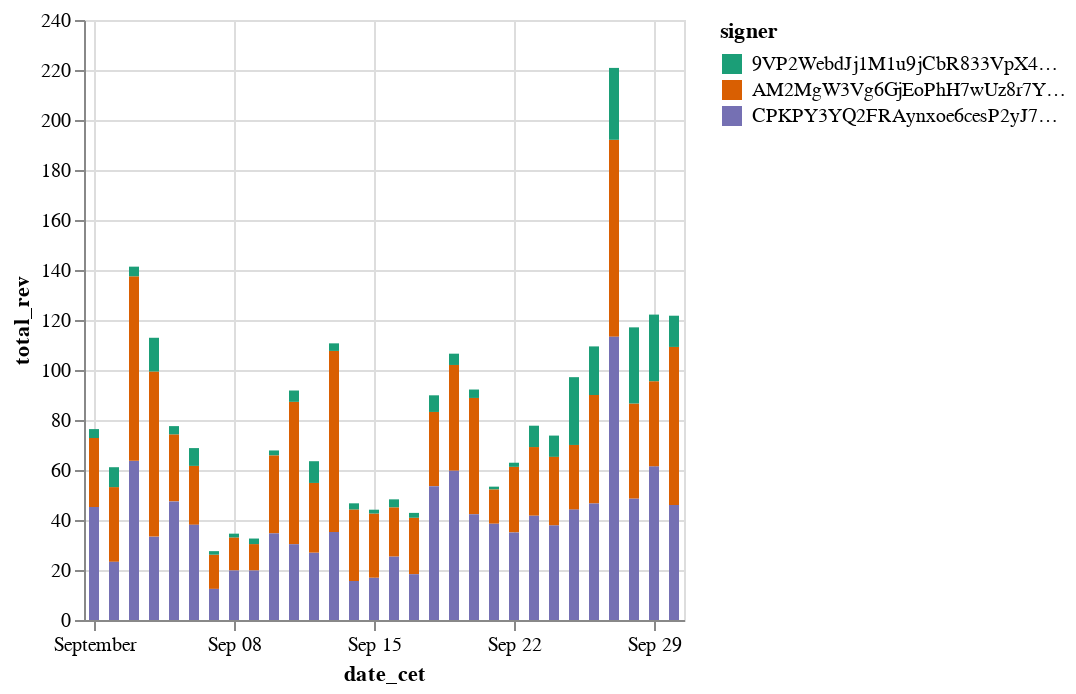

Notebook code for this chart:
### Code cell
(
    alt.Chart(
        chart_data_3jmz_signer
    ).mark_bar().encode(
        x="date_cet",
        y="total_rev",
        color=alt.Color("signer:N").scale(scheme='dark2')
    )
)

### Figure 1 — Vega-Lite specification as saved in the notebook (floating-point values rounded to 4 significant figures)
{"config": {"view": {"continuousWidth": 300, "continuousHeight": 300}}, "data": {"name": "data-a81e7422cdb075aab524354807fb3018"}, "mark": {"type": "bar"}, "encoding": {"color": {"field": "signer", "scale": {"scheme": "dark2"}, "type": "nominal"}, "x": {"field": "date_cet", "type": "temporal"}, "y": {"field": "total_rev", "type": "quantitative"}}, "$schema": "https://vega.github.io/schema/vega-lite/v5.20.1.json", "datasets": {"data-a81e7422cdb075aab524354807fb3018": [{"signer": "AM2MgW3Vg6GjEoPhH7wUz8r7YAewstxu7SRQ6B6qkpsg", "date_cet": "2024-09-27T00:00:00", "total_rev": 78.81, "total_tips": 0.0, "count_in_bundles": 0, "no_txns": 544}, {"signer": "AM2MgW3Vg6GjEoPhH7wUz8r7YAewstxu7SRQ6B6qkpsg", "date_cet": "2024-09-07T00:00:00", "total_rev": 13.69, "total_tips": 0.0, "count_in_bundles": 0, "no_txns": 281}, {"signer": "CPKPY3YQ2FRAynxoe6cesP2yJ7G8pMwwRqFrsXHCJuAw", "date_cet": "2024-09-12T00:00:00", "total_rev": 26.97, "total_tips": 0.0, "count_in_bundles": 0, "no_txns": 367}, {"signer": "9VP2WebdJj1M1u9jCbR833VpX4AUvtsUPLr6doRJE6eb", "date_cet": "2024-09-26T00:00:00", "total_rev": 19.48, "total_tips": 11.9, "count_in_bundles": 374, "no_txns": 375}, {"signer": "AM2MgW3Vg6GjEoPhH7wUz8r7YAewstxu7SRQ6B6qkpsg", "date_cet": "2024-09-11T00:00:00", "total_rev": 56.95, "total_tips": 0.0, "count_in_bundles": 0, "no_txns": 383}, {"signer": "9VP2WebdJj1M1u9jCbR833VpX4AUvtsUPLr6doRJE6eb", "date_cet": "2024-09-21T00:00:00", "total_rev": 1.152, "total_tips": 0.7043, "count_in_bundles": 37, "no_txns": 37}, {"signer": "CPKPY3YQ2FRAynxoe6cesP2yJ7G8pMwwRqFrsXHCJuAw", "date_cet": "2024-09-27T00:00:00", "total_rev": 113.3, "total_tips": 0.0, "count_in_bundles": 0, "no_txns": 428}, {"signer": "AM2MgW3Vg6GjEoPhH7wUz8r7YAewstxu7SRQ6B6qkpsg", "date_cet": "2024-09-19T00:00:00", "total_rev": 42.3, "total_tips": 0.0, "count_in_bundles": 0, "no_txns": 527}, {"signer": "CPKPY3YQ2FRAynxoe6cesP2yJ7G8pMwwRqFrsXHCJuAw", "date_cet": "2024-09-07T00:00:00", "total_rev": 12.44, "total_tips": 0.0, "count_in_bundles": 0, "no_txns": 286}, {"signer": "AM2MgW3Vg6GjEoPhH7wUz8r7YAewstxu7SRQ6B6qkpsg", "date_cet": "2024-09-05T00:00:00", "total_rev": 26.83, "total_tips": 0.0, "count_in_bundles": 0, "no_txns": 342}, {"signer": "AM2MgW3Vg6GjEoPhH7wUz8r7YAewstxu7SRQ6B6qkpsg", "date_cet": "2024-09-30T00:00:00", "total_rev": 63.22, "total_tips": 0.0, "count_in_bundles": 0, "no_txns": 405}, {"signer": "9VP2WebdJj1M1u9jCbR833VpX4AUvtsUPLr6doRJE6eb", "date_cet": "2024-09-14T00:00:00", "total_rev": 2.539, "total_tips": 1.552, "count_in_bundles": 42, "no_txns": 42}, {"signer": "CPKPY3YQ2FRAynxoe6cesP2yJ7G8pMwwRqFrsXHCJuAw", "date_cet": "2024-09-25T00:00:00", "total_rev": 44.26, "total_tips": 0.0, "count_in_bundles": 0, "no_txns": 462}, {"signer": "AM2MgW3Vg6GjEoPhH7wUz8r7YAewstxu7SRQ6B6qkpsg", "date_cet": "2024-09-22T00:00:00", "total_rev": 26.23, "total_tips": 0.0, "count_in_bundles": 0, "no_txns": 286}, {"signer": "AM2MgW3Vg6GjEoPhH7wUz8r7YAewstxu7SRQ6B6qkpsg", "date_cet": "2024-09-25T00:00:00", "total_rev": 25.75, "total_tips": 0.0, "count_in_bundles": 0, "no_txns": 355}, {"signer": "AM2MgW3Vg6GjEoPhH7wUz8r7YAewstxu7SRQ6B6qkpsg", "date_cet": "2024-09-09T00:00:00", "total_rev": 10.57, "total_tips": 0.0, "count_in_bundles": 0, "no_txns": 286}, {"signer": "9VP2WebdJj1M1u9jCbR833VpX4AUvtsUPLr6doRJE6eb", "date_cet": "2024-09-25T00:00:00", "total_rev": 27.12, "total_tips": 16.57, "count_in_bundles": 163, "no_txns": 164}, {"signer": "CPKPY3YQ2FRAynxoe6cesP2yJ7G8pMwwRqFrsXHCJuAw", "date_cet": "2024-09-03T00:00:00", "total_rev": 63.75, "total_tips": 0.0, "count_in_bundles": 0, "no_txns": 513}, {"signer": "CPKPY3YQ2FRAynxoe6cesP2yJ7G8pMwwRqFrsXHCJuAw", "date_cet": "2024-09-29T00:00:00", "total_rev": 61.52, "total_tips": 0.0, "count_in_bundles": 0, "no_txns": 408}, {"signer": "CPKPY3YQ2FRAynxoe6cesP2yJ7G8pMwwRqFrsXHCJuAw", "date_cet": "2024-09-13T00:00:00", "total_rev": 35.24, "total_tips": 0.0, "count_in_bundles": 0, "no_txns": 411}, {"signer": "CPKPY3YQ2FRAynxoe6cesP2yJ7G8pMwwRqFrsXHCJuAw", "date_cet": "2024-09-11T00:00:00", "total_rev": 30.32, "total_tips": 0.0, "count_in_bundles": 0, "no_txns": 400}, {"signer": "CPKPY3YQ2FRAynxoe6cesP2yJ7G8pMwwRqFrsXHCJuAw", "date_cet": "2024-09-23T00:00:00", "total_rev": 41.78, "total_tips": 0.0, "count_in_bundles": 0, "no_txns": 442}, {"signer": "CPKPY3YQ2FRAynxoe6cesP2yJ7G8pMwwRqFrsXHCJuAw", "date_cet": "2024-09-01T00:00:00", "total_rev": 45.19, "total_tips": 0.0, "count_in_bundles": 0, "no_txns": 479}, {"signer": "AM2MgW3Vg6GjEoPhH7wUz8r7YAewstxu7SRQ6B6qkpsg", "date_cet": "2024-09-17T00:00:00", "total_rev": 22.58, "total_tips": 0.0, "count_in_bundles": 0, "no_txns": 259}, {"signer": "AM2MgW3Vg6GjEoPhH7wUz8r7YAewstxu7SRQ6B6qkpsg", "date_cet": "2024-09-26T00:00:00", "total_rev": 43.35, "total_tips": 0.0, "count_in_bundles": 0, "no_txns": 384}, {"signer": "AM2MgW3Vg6GjEoPhH7wUz8r7YAewstxu7SRQ6B6qkpsg", "date_cet": "2024-09-01T00:00:00", "total_rev": 27.6, "total_tips": 0.0, "count_in_bundles": 0, "no_txns": 488}, {"signer": "AM2MgW3Vg6GjEoPhH7wUz8r7YAewstxu7SRQ6B6qkpsg", "date_cet": "2024-09-06T00:00:00", "total_rev": 23.56, "total_tips": 0.0, "count_in_bundles": 0, "no_txns": 382}, {"signer": "AM2MgW3Vg6GjEoPhH7wUz8r7YAewstxu7SRQ6B6qkpsg", "date_cet": "2024-09-02T00:00:00", "total_rev": 29.88, "total_tips": 0.0, "count_in_bundles": 0, "no_txns": 309}, {"signer": "9VP2WebdJj1M1u9jCbR833VpX4AUvtsUPLr6doRJE6eb", "date_cet": "2024-09-13T00:00:00", "total_rev": 3.03, "total_tips": 1.848, "count_in_bundles": 78, "no_txns": 79}, {"signer": "AM2MgW3Vg6GjEoPhH7wUz8r7YAewstxu7SRQ6B6qkpsg", "date_cet": "2024-09-18T00:00:00", "total_rev": 29.69, "total_tips": 0.0, "count_in_bundles": 0, "no_txns": 423}, {"signer": "9VP2WebdJj1M1u9jCbR833VpX4AUvtsUPLr6doRJE6eb", "date_cet": "2024-09-28T00:00:00", "total_rev": 30.53, "total_tips": 18.27, "count_in_bundles": 335, "no_txns": 337}, {"signer": "AM2MgW3Vg6GjEoPhH7wUz8r7YAewstxu7SRQ6B6qkpsg", "date_cet": "2024-09-13T00:00:00", "total_rev": 72.4, "total_tips": 0.0, "count_in_bundles": 0, "no_txns": 440}, {"signer": "CPKPY3YQ2FRAynxoe6cesP2yJ7G8pMwwRqFrsXHCJuAw", "date_cet": "2024-09-15T00:00:00", "total_rev": 16.95, "total_tips": 0.0, "count_in_bundles": 0, "no_txns": 318}, {"signer": "9VP2WebdJj1M1u9jCbR833VpX4AUvtsUPLr6doRJE6eb", "date_cet": "2024-09-03T00:00:00", "total_rev": 3.952, "total_tips": 2.406, "count_in_bundles": 107, "no_txns": 108}, {"signer": "9VP2WebdJj1M1u9jCbR833VpX4AUvtsUPLr6doRJE6eb", "date_cet": "2024-09-04T00:00:00", "total_rev": 13.56, "total_tips": 8.283, "count_in_bundles": 254, "no_txns": 255}, {"signer": "CPKPY3YQ2FRAynxoe6cesP2yJ7G8pMwwRqFrsXHCJuAw", "date_cet": "2024-09-09T00:00:00", "total_rev": 19.79, "total_tips": 0.0, "count_in_bundles": 0, "no_txns": 356}, {"signer": "9VP2WebdJj1M1u9jCbR833VpX4AUvtsUPLr6doRJE6eb", "date_cet": "2024-09-10T00:00:00", "total_rev": 2.023, "total_tips": 1.237, "count_in_bundles": 72, "no_txns": 72}, {"signer": "CPKPY3YQ2FRAynxoe6cesP2yJ7G8pMwwRqFrsXHCJuAw", "date_cet": "2024-09-06T00:00:00", "total_rev": 38.08, "total_tips": 0.0, "count_in_bundles": 0, "no_txns": 609}, {"signer": "CPKPY3YQ2FRAynxoe6cesP2yJ7G8pMwwRqFrsXHCJuAw", "date_cet": "2024-09-05T00:00:00", "total_rev": 47.44, "total_tips": 0.0, "count_in_bundles": 0, "no_txns": 605}, {"signer": "AM2MgW3Vg6GjEoPhH7wUz8r7YAewstxu7SRQ6B6qkpsg", "date_cet": "2024-09-08T00:00:00", "total_rev": 13.22, "total_tips": 0.0, "count_in_bundles": 0, "no_txns": 223}, {"signer": "AM2MgW3Vg6GjEoPhH7wUz8r7YAewstxu7SRQ6B6qkpsg", "date_cet": "2024-09-20T00:00:00", "total_rev": 46.57, "total_tips": 0.0, "count_in_bundles": 0, "no_txns": 370}, {"signer": "CPKPY3YQ2FRAynxoe6cesP2yJ7G8pMwwRqFrsXHCJuAw", "date_cet": "2024-09-17T00:00:00", "total_rev": 18.32, "total_tips": 0.0, "count_in_bundles": 0, "no_txns": 353}, {"signer": "AM2MgW3Vg6GjEoPhH7wUz8r7YAewstxu7SRQ6B6qkpsg", "date_cet": "2024-09-15T00:00:00", "total_rev": 25.65, "total_tips": 0.0, "count_in_bundles": 0, "no_txns": 333}, {"signer": "9VP2WebdJj1M1u9jCbR833VpX4AUvtsUPLr6doRJE6eb", "date_cet": "2024-09-05T00:00:00", "total_rev": 3.287, "total_tips": 2.005, "count_in_bundles": 141, "no_txns": 142}, {"signer": "9VP2WebdJj1M1u9jCbR833VpX4AUvtsUPLr6doRJE6eb", "date_cet": "2024-09-18T00:00:00", "total_rev": 6.657, "total_tips": 4.068, "count_in_bundles": 122, "no_txns": 123}, {"signer": "CPKPY3YQ2FRAynxoe6cesP2yJ7G8pMwwRqFrsXHCJuAw", "date_cet": "2024-09-30T00:00:00", "total_rev": 46.01, "total_tips": 0.0, "count_in_bundles": 0, "no_txns": 415}, {"signer": "9VP2WebdJj1M1u9jCbR833VpX4AUvtsUPLr6doRJE6eb", "date_cet": "2024-09-19T00:00:00", "total_rev": 4.516, "total_tips": 2.67, "count_in_bundles": 113, "no_txns": 116}, {"signer": "CPKPY3YQ2FRAynxoe6cesP2yJ7G8pMwwRqFrsXHCJuAw", "date_cet": "2024-09-08T00:00:00", "total_rev": 19.8, "total_tips": 0.0, "count_in_bundles": 0, "no_txns": 368}, {"signer": "AM2MgW3Vg6GjEoPhH7wUz8r7YAewstxu7SRQ6B6qkpsg", "date_cet": "2024-09-14T00:00:00", "total_rev": 28.52, "total_tips": 0.0, "count_in_bundles": 0, "no_txns": 373}, {"signer": "AM2MgW3Vg6GjEoPhH7wUz8r7YAewstxu7SRQ6B6qkpsg", "date_cet": "2024-09-03T00:00:00", "total_rev": 73.64, "total_tips": 0.0, "count_in_bundles": 0, "no_txns": 472}, {"signer": "CPKPY3YQ2FRAynxoe6cesP2yJ7G8pMwwRqFrsXHCJuAw", "date_cet": "2024-09-02T00:00:00", "total_rev": 23.27, "total_tips": 0.0, "count_in_bundles": 0, "no_txns": 396}, {"signer": "CPKPY3YQ2FRAynxoe6cesP2yJ7G8pMwwRqFrsXHCJuAw", "date_cet": "2024-09-24T00:00:00", "total_rev": 37.91, "total_tips": 0.0, "count_in_bundles": 0, "no_txns": 423}, {"signer": "CPKPY3YQ2FRAynxoe6cesP2yJ7G8pMwwRqFrsXHCJuAw", "date_cet": "2024-09-16T00:00:00", "total_rev": 25.43, "total_tips": 0.0, "count_in_bundles": 0, "no_txns": 401}, {"signer": "AM2MgW3Vg6GjEoPhH7wUz8r7YAewstxu7SRQ6B6qkpsg", "date_cet": "2024-09-23T00:00:00", "total_rev": 27.4, "total_tips": 0.0, "count_in_bundles": 0, "no_txns": 351}, {"signer": "CPKPY3YQ2FRAynxoe6cesP2yJ7G8pMwwRqFrsXHCJuAw", "date_cet": "2024-09-10T00:00:00", "total_rev": 34.74, "total_tips": 0.0, "count_in_bundles": 0, "no_txns": 444}, {"signer": "9VP2WebdJj1M1u9jCbR833VpX4AUvtsUPLr6doRJE6eb", "date_cet": "2024-09-07T00:00:00", "total_rev": 1.409, "total_tips": 0.8612, "count_in_bundles": 21, "no_txns": 21}, {"signer": "9VP2WebdJj1M1u9jCbR833VpX4AUvtsUPLr6doRJE6eb", "date_cet": "2024-09-02T00:00:00", "total_rev": 7.957, "total_tips": 4.779, "count_in_bundles": 101, "no_txns": 102}, {"signer": "AM2MgW3Vg6GjEoPhH7wUz8r7YAewstxu7SRQ6B6qkpsg", "date_cet": "2024-09-29T00:00:00", "total_rev": 34.01, "total_tips": 0.0, "count_in_bundles": 0, "no_txns": 421}, {"signer": "CPKPY3YQ2FRAynxoe6cesP2yJ7G8pMwwRqFrsXHCJuAw", "date_cet": "2024-09-20T00:00:00", "total_rev": 42.25, "total_tips": 0.0, "count_in_bundles": 0, "no_txns": 480}, {"signer": "CPKPY3YQ2FRAynxoe6cesP2yJ7G8pMwwRqFrsXHCJuAw", "date_cet": "2024-09-28T00:00:00", "total_rev": 48.58, "total_tips": 0.0, "count_in_bundles": 0, "no_txns": 344}, {"signer": "CPKPY3YQ2FRAynxoe6cesP2yJ7G8pMwwRqFrsXHCJuAw", "date_cet": "2024-09-26T00:00:00", "total_rev": 46.62, "total_tips": 0.0, "count_in_bundles": 0, "no_txns": 402}, {"signer": "9VP2WebdJj1M1u9jCbR833VpX4AUvtsUPLr6doRJE6eb", "date_cet": "2024-09-23T00:00:00", "total_rev": 8.54, "total_tips": 5.216, "count_in_bundles": 107, "no_txns": 108}, {"signer": "CPKPY3YQ2FRAynxoe6cesP2yJ7G8pMwwRqFrsXHCJuAw", "date_cet": "2024-09-14T00:00:00", "total_rev": 15.61, "total_tips": 0.0, "count_in_bundles": 0, "no_txns": 295}, {"signer": "CPKPY3YQ2FRAynxoe6cesP2yJ7G8pMwwRqFrsXHCJuAw", "date_cet": "2024-09-22T00:00:00", "total_rev": 35.03, "total_tips": 0.0, "count_in_bundles": 0, "no_txns": 320}, {"signer": "CPKPY3YQ2FRAynxoe6cesP2yJ7G8pMwwRqFrsXHCJuAw", "date_cet": "2024-09-04T00:00:00", "total_rev": 33.36, "total_tips": 0.0, "count_in_bundles": 0, "no_txns": 736}, {"signer": "CPKPY3YQ2FRAynxoe6cesP2yJ7G8pMwwRqFrsXHCJuAw", "date_cet": "2024-09-19T00:00:00", "total_rev": 59.71, "total_tips": 0.0, "count_in_bundles": 0, "no_txns": 570}, {"signer": "9VP2WebdJj1M1u9jCbR833VpX4AUvtsUPLr6doRJE6eb", "date_cet": "2024-09-20T00:00:00", "total_rev": 3.366, "total_tips": 2.058, "count_in_bundles": 88, "no_txns": 88}, {"signer": "9VP2WebdJj1M1u9jCbR833VpX4AUvtsUPLr6doRJE6eb", "date_cet": "2024-09-27T00:00:00", "total_rev": 28.74, "total_tips": 17.52, "count_in_bundles": 450, "no_txns": 455}, {"signer": "9VP2WebdJj1M1u9jCbR833VpX4AUvtsUPLr6doRJE6eb", "date_cet": "2024-09-06T00:00:00", "total_rev": 7.123, "total_tips": 4.355, "count_in_bundles": 226, "no_txns": 226}, {"signer": "AM2MgW3Vg6GjEoPhH7wUz8r7YAewstxu7SRQ6B6qkpsg", "date_cet": "2024-09-04T00:00:00", "total_rev": 65.97, "total_tips": 0.0, "count_in_bundles": 0, "no_txns": 451}, {"signer": "AM2MgW3Vg6GjEoPhH7wUz8r7YAewstxu7SRQ6B6qkpsg", "date_cet": "2024-09-28T00:00:00", "total_rev": 37.95, "total_tips": 0.0, "count_in_bundles": 0, "no_txns": 393}, {"signer": "9VP2WebdJj1M1u9jCbR833VpX4AUvtsUPLr6doRJE6eb", "date_cet": "2024-09-29T00:00:00", "total_rev": 26.63, "total_tips": 16.28, "count_in_bundles": 234, "no_txns": 235}, {"signer": "AM2MgW3Vg6GjEoPhH7wUz8r7YAewstxu7SRQ6B6qkpsg", "date_cet": "2024-09-12T00:00:00", "total_rev": 27.86, "total_tips": 0.0, "count_in_bundles": 0, "no_txns": 373}, {"signer": "9VP2WebdJj1M1u9jCbR833VpX4AUvtsUPLr6doRJE6eb", "date_cet": "2024-09-17T00:00:00", "total_rev": 1.943, "total_tips": 1.188, "count_in_bundles": 52, "no_txns": 52}, {"signer": "9VP2WebdJj1M1u9jCbR833VpX4AUvtsUPLr6doRJE6eb", "date_cet": "2024-09-12T00:00:00", "total_rev": 8.696, "total_tips": 5.317, "count_in_bundles": 93, "no_txns": 93}, {"signer": "AM2MgW3Vg6GjEoPhH7wUz8r7YAewstxu7SRQ6B6qkpsg", "date_cet": "2024-09-10T00:00:00", "total_rev": 31.06, "total_tips": 0.0, "count_in_bundles": 0, "no_txns": 387}, {"signer": "9VP2WebdJj1M1u9jCbR833VpX4AUvtsUPLr6doRJE6eb", "date_cet": "2024-09-08T00:00:00", "total_rev": 1.513, "total_tips": 0.9253, "count_in_bundles": 30, "no_txns": 30}, {"signer": "CPKPY3YQ2FRAynxoe6cesP2yJ7G8pMwwRqFrsXHCJuAw", "date_cet": "2024-09-21T00:00:00", "total_rev": 38.57, "total_tips": 0.0, "count_in_bundles": 0, "no_txns": 286}, {"signer": "AM2MgW3Vg6GjEoPhH7wUz8r7YAewstxu7SRQ6B6qkpsg", "date_cet": "2024-09-21T00:00:00", "total_rev": 13.61, "total_tips": 0.0, "count_in_bundles": 0, "no_txns": 208}, {"signer": "9VP2WebdJj1M1u9jCbR833VpX4AUvtsUPLr6doRJE6eb", "date_cet": "2024-09-01T00:00:00", "total_rev": 3.576, "total_tips": 2.179, "count_in_bundles": 76, "no_txns": 77}, {"signer": "CPKPY3YQ2FRAynxoe6cesP2yJ7G8pMwwRqFrsXHCJuAw", "date_cet": "2024-09-18T00:00:00", "total_rev": 53.53, "total_tips": 0.0, "count_in_bundles": 0, "no_txns": 521}, {"signer": "9VP2WebdJj1M1u9jCbR833VpX4AUvtsUPLr6doRJE6eb", "date_cet": "2024-09-16T00:00:00", "total_rev": 3.26, "total_tips": 1.94, "count_in_bundles": 55, "no_txns": 56}, {"signer": "9VP2WebdJj1M1u9jCbR833VpX4AUvtsUPLr6doRJE6eb", "date_cet": "2024-09-22T00:00:00", "total_rev": 1.644, "total_tips": 1.005, "count_in_bundles": 61, "no_txns": 61}, {"signer": "9VP2WebdJj1M1u9jCbR833VpX4AUvtsUPLr6doRJE6eb", "date_cet": "2024-09-15T00:00:00", "total_rev": 1.53, "total_tips": 0.9352, "count_in_bundles": 41, "no_txns": 41}, {"signer": "9VP2WebdJj1M1u9jCbR833VpX4AUvtsUPLr6doRJE6eb", "date_cet": "2024-09-24T00:00:00", "total_rev": 8.528, "total_tips": 5.214, "count_in_bundles": 131, "no_txns": 131}, {"signer": "9VP2WebdJj1M1u9jCbR833VpX4AUvtsUPLr6doRJE6eb", "date_cet": "2024-09-30T00:00:00", "total_rev": 12.49, "total_tips": 7.637, "count_in_bundles": 265, "no_txns": 265}, {"signer": "AM2MgW3Vg6GjEoPhH7wUz8r7YAewstxu7SRQ6B6qkpsg", "date_cet": "2024-09-24T00:00:00", "total_rev": 27.33, "total_tips": 0.0, "count_in_bundles": 0, "no_txns": 377}, {"signer": "9VP2WebdJj1M1u9jCbR833VpX4AUvtsUPLr6doRJE6eb", "date_cet": "2024-09-11T00:00:00", "total_rev": 4.529, "total_tips": 2.769, "count_in_bundles": 101, "no_txns": 101}, {"signer": "AM2MgW3Vg6GjEoPhH7wUz8r7YAewstxu7SRQ6B6qkpsg", "date_cet": "2024-09-16T00:00:00", "total_rev": 19.57, "total_tips": 0.0, "count_in_bundles": 0, "no_txns": 332}, {"signer": "9VP2WebdJj1M1u9jCbR833VpX4AUvtsUPLr6doRJE6eb", "date_cet": "2024-09-09T00:00:00", "total_rev": 2.22, "total_tips": 1.357, "count_in_bundles": 102, "no_txns": 102}]}}
